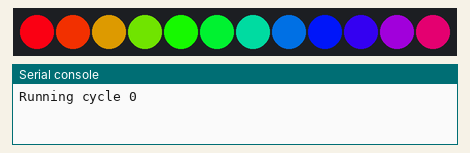
Recording of a program running on a simulated Raspberry Pi Pico running MicroPython. On the bench: 12 RGB LEDs in strip order, left to right, the last lines printed to the serial console.

Above: at 0.4 s.
At 1.12 s:
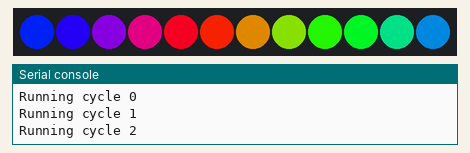

The program:

ring.py
```python
from machine import Pin
from neopixel import NeoPixel
from utime import sleep

NEOPIXEL_PIN = 16
NUMBER_PIXELS = 12
strip = NeoPixel(Pin(NEOPIXEL_PIN), NUMBER_PIXELS)

def wheel(pos):
    # Input a value 0 to 255 to get a color value.
    # The colors are a transition r - g - b - back to r.
    if pos < 0 or pos > 255:
        return (0, 0, 0)
    if pos < 85:
        return (255 - pos * 3, pos * 3, 0)
    if pos < 170:
        pos -= 85
        return (0, 255 - pos * 3, pos * 3)
    pos -= 170
    return (pos * 3, 0, 255 - pos * 3)

def rainbow_cycle(wait):
    global NUMBER_PIXELS, strip
    for j in range(250):
        for i in range(NUMBER_PIXELS):
            rc_index = (i * 256 // NUMBER_PIXELS) + j
            # print(rc_index)
            strip[i] = wheel(rc_index & 255)
        strip.write()
    sleep(wait)

counter = 0
offset = 0
while True:
    print('Running cycle', counter)
    rainbow_cycle(.05)
    counter += 1
```
